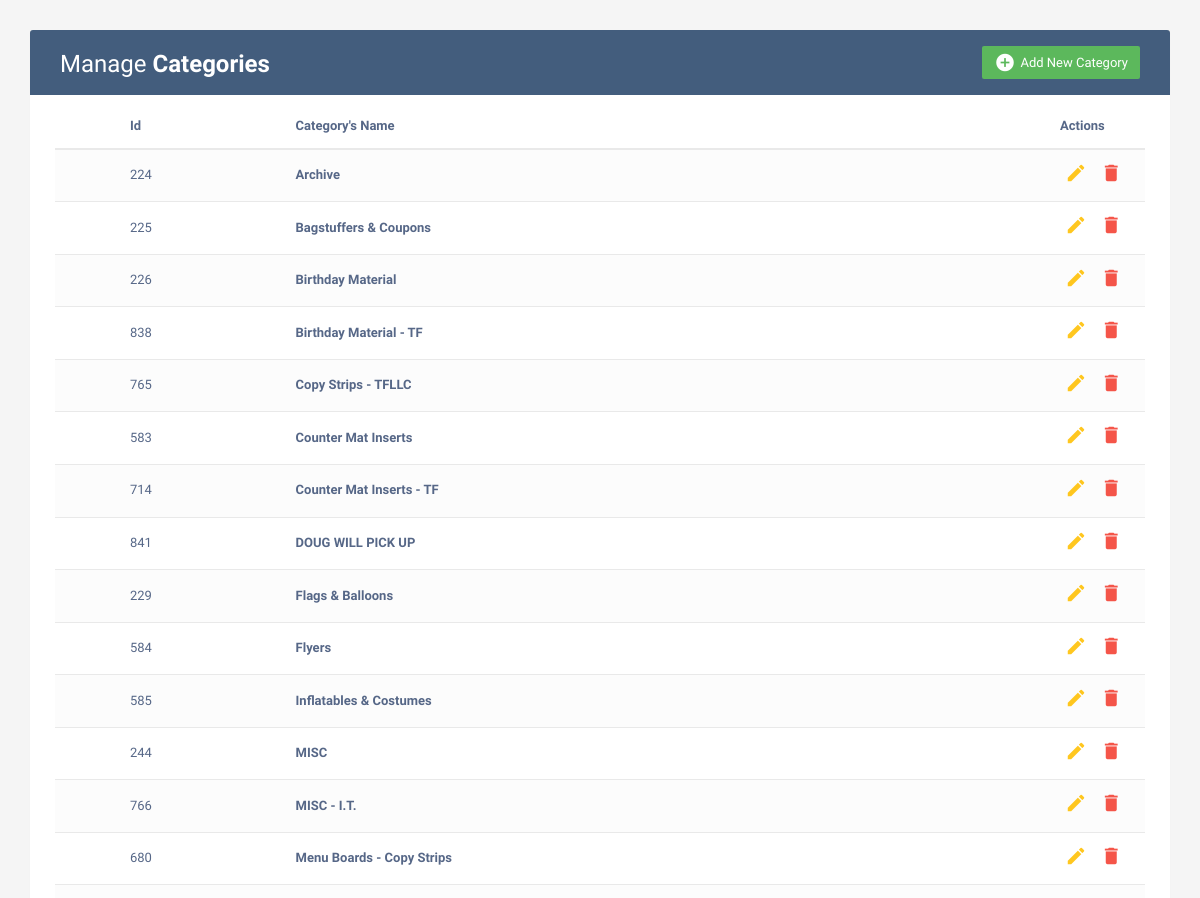
Before: / (upper part) with the older database file.
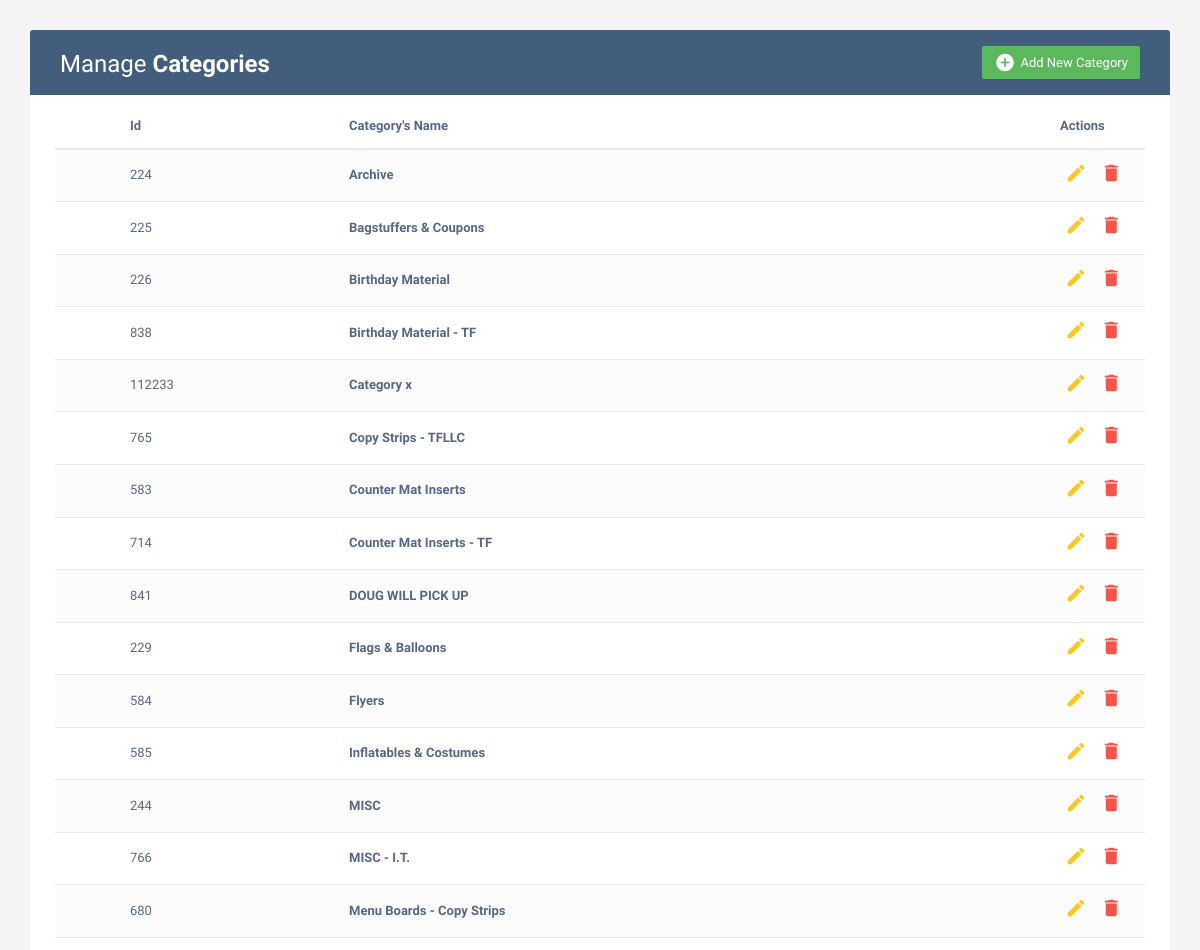
After: the same page with the newer database file.
### category_app/models.py (models this page shows)
class TblCategory(models.Model):
    category_id = models.AutoField(primary_key=True, blank=True, null=False)
    category_name = models.CharField(max_length=2000)
    class Meta:
        managed = False
        db_table = 'tblCategories'

### category_app/views.py (the view)
# urls.py: url(r'^$', views.CategoriesView.as_view())
class CategoriesView(TemplateView):
    http_method_names = ['get', 'post', 'put', 'delete']
    template_name = 'category_app/index.html'
    def get(self, request, *args, **kwargs):
        categories = TblCategory.objects.filter(category_name__contains='').order_by('category_name')
        return render(request, self.template_name, {'categories': categories})
    def post(self, request, *args, **kwargs):
        new_category = TblCategory(int(request.POST['category_id']), request.POST['category_name'])
        new_category.save()
        return self.get(request, self.template_name)
    def delete(self, request, *args, **kwargs):
        params = QueryDict(request.body)
        category_id = int(params.get('category_id'))
        category_name = params.get('category_name')
        selected_category = TblCategory.objects.get(category_id=category_id)
        selected_category.delete()
        categories = TblCategory.objects.filter(category_name__contains='').order_by('category_name')
        return render(request, self.template_name, {'categories': categories})
    def put(self, request, *args, **kwargs):
        params = QueryDict(request.body)
        category_id = params.get('category_id')
        category_name = params.get('category_name')
        selected_category = TblCategory.objects.get(category_id=category_id)
        selected_category.category_name = category_name
        return self.get(request, self.template_name)

### templates/category_app/index.html (shortened to what this page needs)
<!DOCTYPE html>
{% extends "base.html"%}
{% block body_block %}
<div class="container">
	<div class="table-wrapper">
            <div class="table-title">
                <div class="row">
                    <div class="col-sm-6">
						<h2>Manage <b>Categories</b></h2>
					</div>
					<div class="col-sm-6">
						<a href="#addCategoryModal" class="btn btn-success" data-toggle="modal">
							<i class="material-icons">&#xE147;</i> <span>Add New Category</span>
						</a>
					</div>
                </div>
            </div>
            <table class="table table-striped table-hover">
                <thead>
                    <tr>
						<th>
						</th>
                        <th>Id</th>
                        <th>Category's Name</th>
                        <th>Actions</th>
                    </tr>
                </thead>
                <tbody>
					{% for category in categories %}
						<tr>
						<td>
						</td>
                        <td> {{category.category_id}}</td>
                        <td> <a href="/products?category_id={{category.category_id}}">{{category.category_name}}</a></td>
                        <td>
                            <a href="#editCategoryModal" class="edit" data-toggle="modal"><i class="material-icons" data-toggle="tooltip" title="Edit">&#xE254;</i></a>
                            <a href="#deleteCategoryModal"
							   onclick="getSelectedCategory('{{category.category_id}}', '{{category.category_name}}')"
							   class="delete" data-toggle="modal">
								<i class="material-icons" data-toggle="tooltip" title="Delete">&#xE872;</i>
							</a>
                        </td>
                    </tr>
					{% endfor %}
                </tbody>
            </table>
        </div>
</div>
{% endblock %}

### templates/base.html (shortened to what this page needs)
<!DOCTYPE html>
<html lang="en">
<head>
<link rel="stylesheet" href="https://maxcdn.bootstrapcdn.com/font-awesome/4.7.0/css/font-awesome.min.css">
<link rel="stylesheet" href="https://maxcdn.bootstrapcdn.com/bootstrap/3.3.7/css/bootstrap.min.css">
</head>
<body>
{% block body_block %}
{% endblock %}
</body>
</html>

### templates/base.html (style rules this page uses)
body { color: #566787; background: #f5f5f5; font-family: 'Varela Round', sans-serif; font-size: 13px; }
.table-wrapper { background: #fff; padding: 20px 25px; margin: 30px 0; border-radius: 3px; box-shadow: 0 1px 1px rgba(0,0,0,.05); }
.table-title { padding-bottom: 15px; background: #435d7d; color: #fff; padding: 16px 30px; margin: -20px -25px 10px; border-radius: 3px 3px 0 0; }
.table-title h2 { margin: 5px 0 0; font-size: 24px; }
.table-title .btn { color: #fff; float: right; font-size: 13px; border: none; min-width: 50px; border-radius: 2px; border: none; outline: none !important; margin-left: 10px; }
.table-title .btn i { float: left; font-size: 21px; margin-right: 5px; }
.table-title .btn span { float: left; margin-top: 2px; }
table.table tr th, table.table tr td { border-color: #e9e9e9; padding: 12px 15px; vertical-align: middle; }
table.table tr th:first-child { width: 60px; }
table.table tr th:last-child { width: 100px; }
table.table-striped tbody tr:nth-of-type(odd) { background-color: #fcfcfc; }
table.table td:last-child i { opacity: 0.9; font-size: 22px; margin: 0 5px; }
table.table td a { font-weight: bold; color: #566787; display: inline-block; text-decoration: none; outline: none !important; }
table.table td a.edit { color: #FFC107; }
table.table td a.delete { color: #F44336; }
table.table td i { font-size: 19px; }

Changed rows visible on the page:
added TblCategory: category_id "112233", category_name "Category x"
